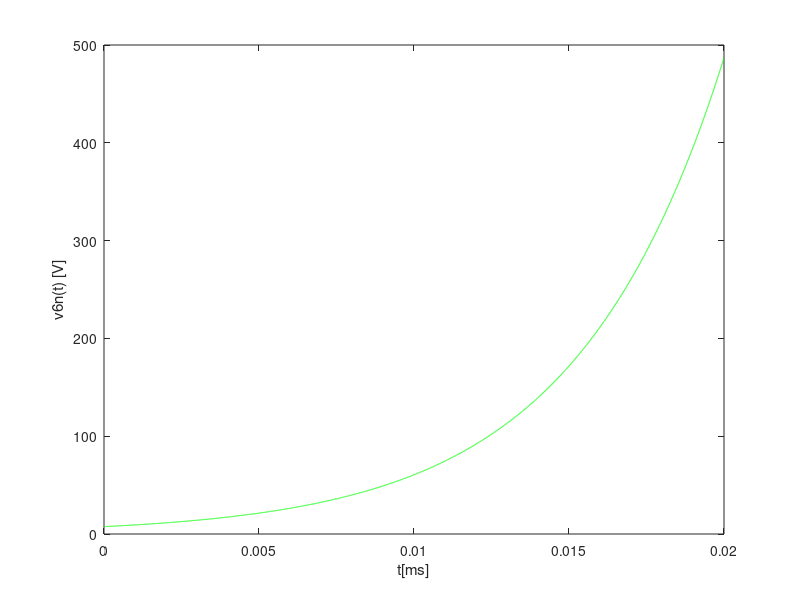
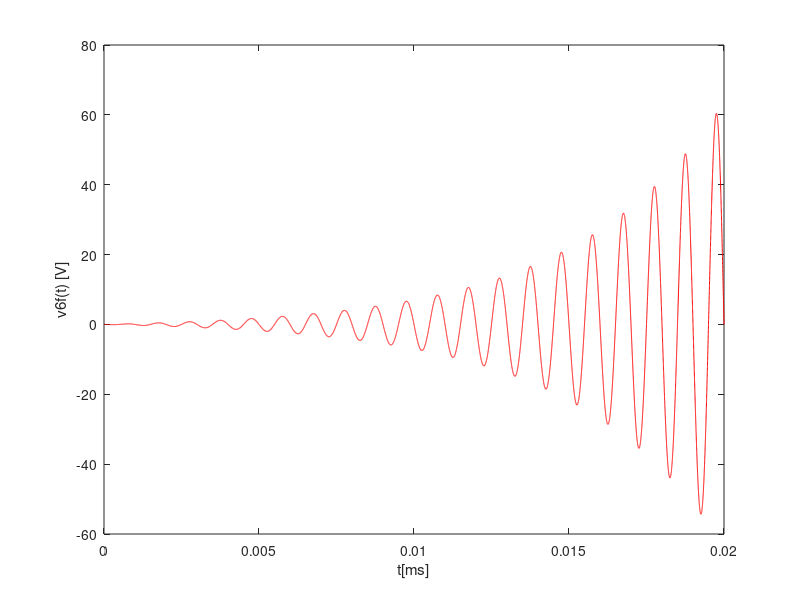
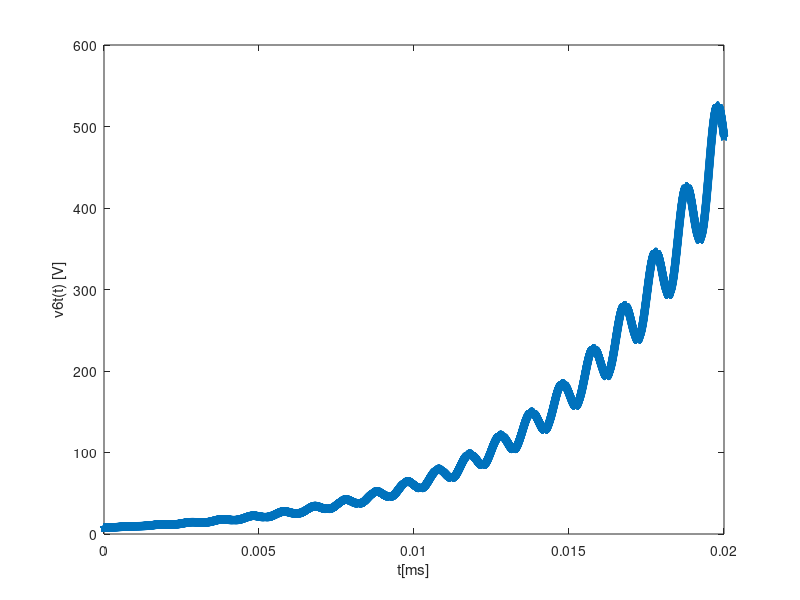

MATLAB code for these plots, in order:
format long

%%These are the given values of all of the circuits' components

r1 = 1.04362094375e3 
r2 = 2.01060713289e3 
r3 = 3.1012701442e3
r4 = 4.18822801798e3 
r5 = 3.09414786857e3 
r6 = 2.02739936235e3 
r7 = 1.0022809037e3 
Vs = 5.02924600001 
C = 1.03087754949e-6
Kb = 7.2492497599e-3 
Kd = 8.29575903566e3




%%In this part, all of the node voltages will be calculated using the Nodal Analysis Method

R=[1 , 0 , 0 , 0 , 0 , 0 , 0 , 0 , 0, 0;

1/r1 , (-1/r1 -1/r2 -1/r3) , 1/r2 , 0 , 1/r3 , 0 , 0 , 0 , 0, 0;

0 , 1/r2 , -1/r2 , 0 , 0 , 0 , 0 , 1 , 0, 0;

0 , 0 , 0 , 1 , 0 , 0 , -1 , 0 , 0, -Kd;

0 , 0 , 0 , -1/r5 , 1/r5 , 0 , 0 , 1 , 1, 0;

0 , 0 , 0 , 0 ,  0 , 1/r7, -1/r7 , 0 , 0, 1;

0 , -Kb , 0 , Kb , 0 , 0 , 0 , 1 , 0, 0;

0 , 1/r3 , 0 , (-1/r3-1/r4-1/r5) , 1/r5 , 0 , 0 , 0 , 1 , 1;

0 , 0 , 0 , 0 , 0 , 1/r6 , 0 , 0, 0, 1;

0 , 0 , 0 , 0 , 0 , 0    , 0 , 0, 1, 0 ]

T=[Vs;0;0;0;0;0;0;0;0;0]

s=R\T




%%This will print the results of the Nodal Analysis in a table

file1=fopen('octave_tab_voltage.tex', 'w');

fprintf(file1, '\n Node Voltage 1 & %.11e \\\\ \\hline ', s(1));
fprintf(file1, '\n Node Voltage 2 & %.11e \\\\ \\hline ', s(2));
fprintf(file1, '\n Node Voltage 3 & %.11e \\\\ \\hline ', s(3));
fprintf(file1, '\n Node Voltage 5 & %.11e \\\\ \\hline ', s(4));
fprintf(file1, '\n Node Voltage 6 & %.11e \\\\ \\hline ', s(5));
fprintf(file1, '\n Node Voltage 7 & %.11e \\\\ \\hline ', s(6));
fprintf(file1, '\n Node Voltage 8 & %.11e \\\\ \\hline ', s(7));


fclose(file1);


vaux=s(5)-s(7) 

file2=fopen('datafrom1.txt', 'w');

fprintf(file2, 'Vx n6 n8 %.11e\n', vaux);

fclose(file2);

%%%%%%%%%%%%%%%%%%%%%%%%%%%%%%%%%%%%%%%%%%%%%%%%%%%%%%%%%%%




Vs=0
Vx=s(5)-s(7)

X=[1 , 0 , 0 , 0 , 0 , 0 , 0 , 0 , 0, 0;

1/r1 , (-1/r1 -1/r2 -1/r3) , 1/r2 , 0 , 1/r3 , 0 , 0 , 0 , 0, 0;

0 , 1/r2 , -1/r2 , 0 , 0 , 0 , 0 , 1 , 0, 0;

0 , 0 , 0 , 1 , 0 , 0 , -1 , 0 , 0, -Kd;

0 , 0 , 0 , -1/r5 , 1/r5 , 0 , 0 , 1 , 1, 0;

0 , 0 , 0 , 0 ,  0 , 1/r7, -1/r7 , 0 , 0, 1;

0 , -Kb , 0 , Kb , 0 , 0 , 0 , 1 , 0, 0;

0 , 1/r3 , 0 , (-1/r3-1/r4-1/r5) , 1/r5 , 0, 0 , 0 , 1 , 1;

0 , 0 , 0 , 0 , 0 , 1/r6 , 0 , 0, 0, 1;
0 , 0 , 0 , 0 , 1 , 0    , -1 , 0, 0, 0 ]

Y=[Vs;0;0;0;0;0;0;0;0;Vx]

w=X\Y

ix=w(9)

req=(Vx/ix)

printf("A resistencia equivalente é %f \n", req)

tau=req*C

printf("A Constante do Tempo equivalente é %f \n", tau)



%%%%%%%%%%%%%%%%%%%%%%NATURAL%%%%%%%%%%%%%%%%%%%%%%%%%%%

t=0:1e-6:20e-3;

v6n=Vx*exp(-t/tau);


hn = figure ();
plot(t,v6n,"g");

xlabel ("t[ms]");
ylabel ("v6n(t) [V]");
print (hn, "natural.eps", "-depsc");



file3=fopen('datafrom2.txt', 'w');

fprintf(file3, '.ic v(n6)=%.11e v(n8)=%.11e\n', w(5), w(7));

fclose(file3);


%%%%%%%%%%%%%%%%%%%%%%FORCED%%%%%%%%%%%%%%%%%%%%%%%%%%%

f = 1000 %Hz
w = 2*pi*f; %rad/s


Zc = 1/(j*w*C)
Cgain = Zc/(req+Zc)
Gain = abs(Cgain)
Phase = angle(Cgain)
vs=j*(pi/2-w*(20e-3));

K=[1 , 0 , 0 , 0 , 0 , 0 , 0 , 0 , 0, 0;

1/r1 , (-1/r1 -1/r2 -1/r3) , 1/r2 , 0 , 1/r3 , 0 , 0 , 0 , 0, 0;

0 , 1/r2 , -1/r2 , 0 , 0 , 0 , 0 , 1 , 0, 0;

0 , 0 , 0 , 1 , 0 , 0 , -1 , 0 , 0, -Kd;

0 , 0 , 0 , -1/r5 , 1/r5 , 0 , 0 , 1 , 1, 0;

0 , 0 , 0 , 0 ,  0 , 1/r7, -1/r7 , 0 , 0, 1;

0 , -Kb , 0 , Kb , 0 , 0 , 0 , 1 , 0, 0;

0 , 1/r3 , 0 , (-1/r3-1/r4-1/r5) , 1/r5 , 0, 0 , 0 , 1 , 1;

0 , 0 , 0 , 0 , 0 , 1/r6 , 0 , 0, 0, 1;
0 , 0 , 0 , 0 , 0 , 0    , 0 , 0, 1, 0 ]

M=[Vs;0;0;0;0;0;0;0;0;Vx/Zc]

l=K\M

v6f=sin(w*t).*(1-e.^(-t/tau));
hf = figure ();
plot(t,v6f,"r");
xlabel ("t[ms]");
ylabel ("v6f(t) [V]");
print (hf, "forced.eps", "-depsc");


%%%%%%%%%%%%%%%%%%%%%%%TOTAL


v6t=v6n+v6f;
ht=figure ();
plot(t,v6t,"p");
xlabel ("t[ms]");
ylabel ("v6t(t) [V]");
print (ht, "total.eps", "-depsc");






